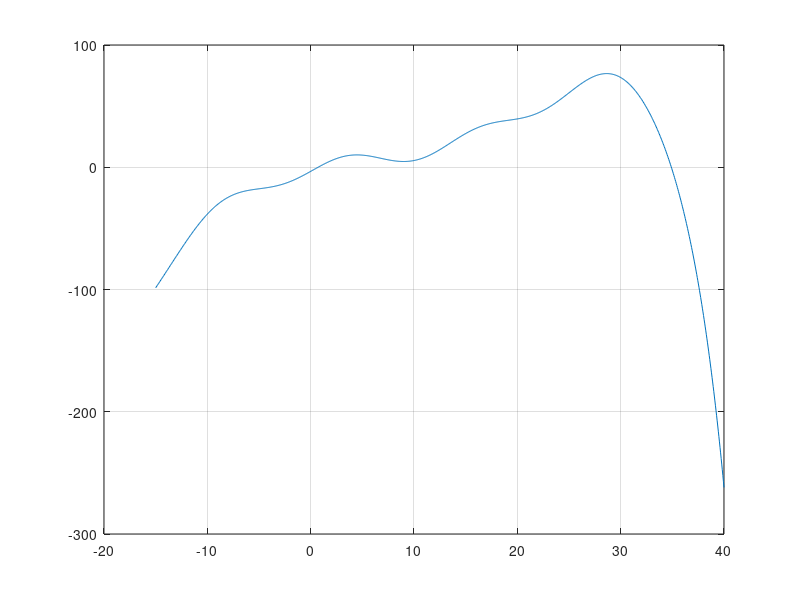

This figure's MATLAB source: (Note: this script raises an error after producing the figure.)

%Definition of the test function and its derivative
test_func01 = @(x) (x.^3)/100 - (x.^2)/8 + 2*x + 6*sin(x/2+6) -.7 - exp(x/6);
test_derivative01 = @(x) 3*(x.^2)/100 - 2*x/8 + 2 +(6/2)*cos(x/2+6) - exp(x/6)/6;

x = linspace(-15,40,1000);

y = 0;

fx = test_func01(x);

plot(x, fx)
grid on;
yline(0, '--k', 'LineWidth', 1);

bisection()
newton()
secant()
bisection_solver(@(x) (x.^3)/100 - (x.^2)/8 + 2*x + 6*sin(x/2+6) -.7 - exp(x/6),20,40)
newton_solver((x.^3)/100 - (x.^2)/8 + 2*x + 6*sin(x/2+6) -.7 - exp(x/6),30)
secant_solver(@(x) (x.^3)/100 - (x.^2)/8 + 2*x + 6*sin(x/2+6) -.7 - exp(x/6), 1,3)
function bisection
    test_func01 = @(x) (x.^3)/100 - (x.^2)/8 + 2*x + 6*sin(x/2+6) -.7 - exp(x/6);
    interval = [20,40];

    c = (interval(1,1)+interval(1,2))/2;
    
    fc = test_func01(c);

    while abs(fc) > 0.000001
        c = (interval(1,1)+interval(1,2))/2;
        fa = test_func01(interval(1,1));
        fb = test_func01(interval(1,2));
        fc = test_func01(c);

        if fa * fc < 0
            % f(a) and f(c) have opposite signs
            interval = [interval(1,1),c]
        else
            % f(a) and f(c) have same signs
            if fb * fc < 0
                % f(b) and f(c) have opposite signs
                interval = [c,interval(1,2)]
            else
                % f(b) and f(c) have same signs
                
            end

        end
    end
        
end

function newton
    test_func01 = @(x) (x.^3)/100 - (x.^2)/8 + 2*x + 6*sin(x/2+6) -.7 - exp(x/6);
    test_derivative01 = @(x) 3*(x.^2)/100 - 2*x/8 + 2 +(6/2)*cos(x/2+6) - exp(x/6)/6;
    x=30;
        while abs(test_func01(x))>=0.000000001
            x=x-test_func01(x)/test_derivative01(x)
        end 
end

function secant
    test_func01 = @(x) (x.^3)/100 - (x.^2)/8 + 2*x + 6*sin(x/2+6) -.7 - exp(x/6);
    x0=1;
    x1=3;
    while abs(test_func01(x1))>=0.00000001
        fx0=test_func01(x0);
        fx1=test_func01(x1);
        x2=(x0*fx1-x1*fx0)/(fx1-fx0)
        x0=x1;
        x1=x2;
    end
end

%generalized bisection function
function x = bisection_solver(fun,x_left,x_right)
    func = fun;
    interval = [x_left,x_right];

    c = (interval(1,1)+interval(1,2))/2;
    
    fc = func(c);

    while abs(fc) > 0.000001
        c = (interval(1,1)+interval(1,2))/2;
        fa = func(interval(1,1));
        fb = func(interval(1,2));
        fc = func(c);

        if fa * fc < 0
            % f(a) and f(c) have opposite signs
            interval = [interval(1,1),c]
        else
            % f(a) and f(c) have same signs
            if fb * fc < 0
                % f(b) and f(c) have opposite signs
                interval = [c,interval(1,2)]
            else
                % f(b) and f(c) have same signs
                
            end

        end
    end
        
end

%generalized newton function
function x = newton_solver(fun,x0)
syms x 
    func = symfun(fun,x)
    funcDeriv = diff(func,x);
    xi=x0;
        while abs(func(xi))>=0.000000001
            xi=xi-func(xi)./funcDeriv(xi)
        end 
end

%generalized secant function
function x = secant_solver(fun,x0,x1)
    test_func01 = fun;
    while abs(test_func01(x1)) >= 0.00000001
        fx0 = test_func01(x0);
        fx1 = test_func01(x1);
        x2 = (x0 * fx1 - x1 * fx0) / (fx1 - fx0);
        x0 = x1;
        x1 = x2;
    end
    x = x1; 
end